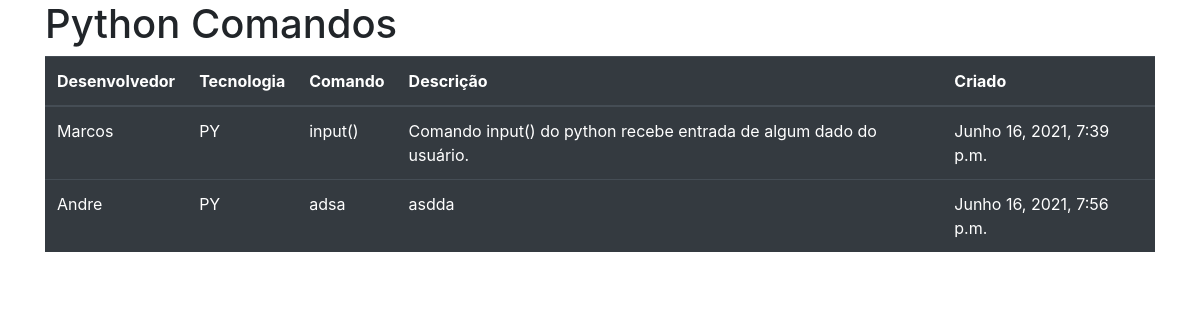
Page /python/ on the committed database.
### core/models.py (models this page shows, shortened)
class ComandoModel(models.Model):
    DESENVOLVEDORES = [
        ('Marcos', 'Marcos Allysson'),
        ('Douglas', 'Douglas Shibata'),
        ('Andre', 'Andre Luiz')
    ]
    TECNOLOGIAS = [
        ('PY', 'Python'),
        ('SQL', 'SQL'),
        ('SH', 'Bash'),
        ('GIT', 'Git'),
    ]
    desenvolvedor = models.CharField('Desenvolvedor', max_length=50, choices=DESENVOLVEDORES)
    tecnologia = models.CharField('Tecnologia', max_length=50, choices=TECNOLOGIAS)
    comando = models.CharField('Comando', max_length=100)
    descricao = models.CharField('Descricao', max_length=500)
    criado = models.DateTimeField('Criado', auto_now_add=True)

### core/views.py (the view)
# urls.py: path('python/', python, name='python'),
def python(request):
    context = {
        'python': ComandoModel.objects.filter(tecnologia='PY')
    }
    return render(request, 'python.html', context)

### core/templates/python.html (shortened to what this page needs)
{% load bootstrap4 %}
<!DOCTYPE html>
<html lang="pt-br">
<head>
    {% bootstrap_css %}
</head>
<body>
    <div class="container">
        {% if python %}
            <h1> Python Comandos </h1>
            <table class="table table-dark">
                <thead>
                    <tr>
                        <th scope="col"> Desenvolvedor </th>
                        <th scope="col"> Tecnologia </th>
                        <th scope="col"> Comando </th>
                        <th scope="col"> Descrição </th>
                        <th scope="col"> Criado </th>
                    </tr>
                </thead>
                <tbody>
                    {% for p in python %}
                        <tr>
                            <td scope="row"> {{ p.desenvolvedor }} </td>
                            <td scope="row"> {{ p.tecnologia }} </td>
                            <td scope="row"> {{ p.comando }} </td>
                            <td scope="row"> {{ p.descricao }} </td>
                            <td scope="row"> {{ p.criado }} </td>
                        </tr>
                    {% endfor %}
                </tbody>
            </table>
        {% else %}
            <h2> Ainda não há comandos registrados. </h2>
        {% endif %}
    </div>
</body>
</html>

### rows in the picture
ComandoModel: desenvolvedor "Marcos", tecnologia "PY", comando "input()", descricao "Comando input() do python recebe entrada de algum dado do usuário.", criado "Junho 16, 2021, 7:39 p.m."
ComandoModel: desenvolvedor "Andre", tecnologia "PY", comando "adsa", descricao "asdda", criado "Junho 16, 2021, 7:56 p.m."
